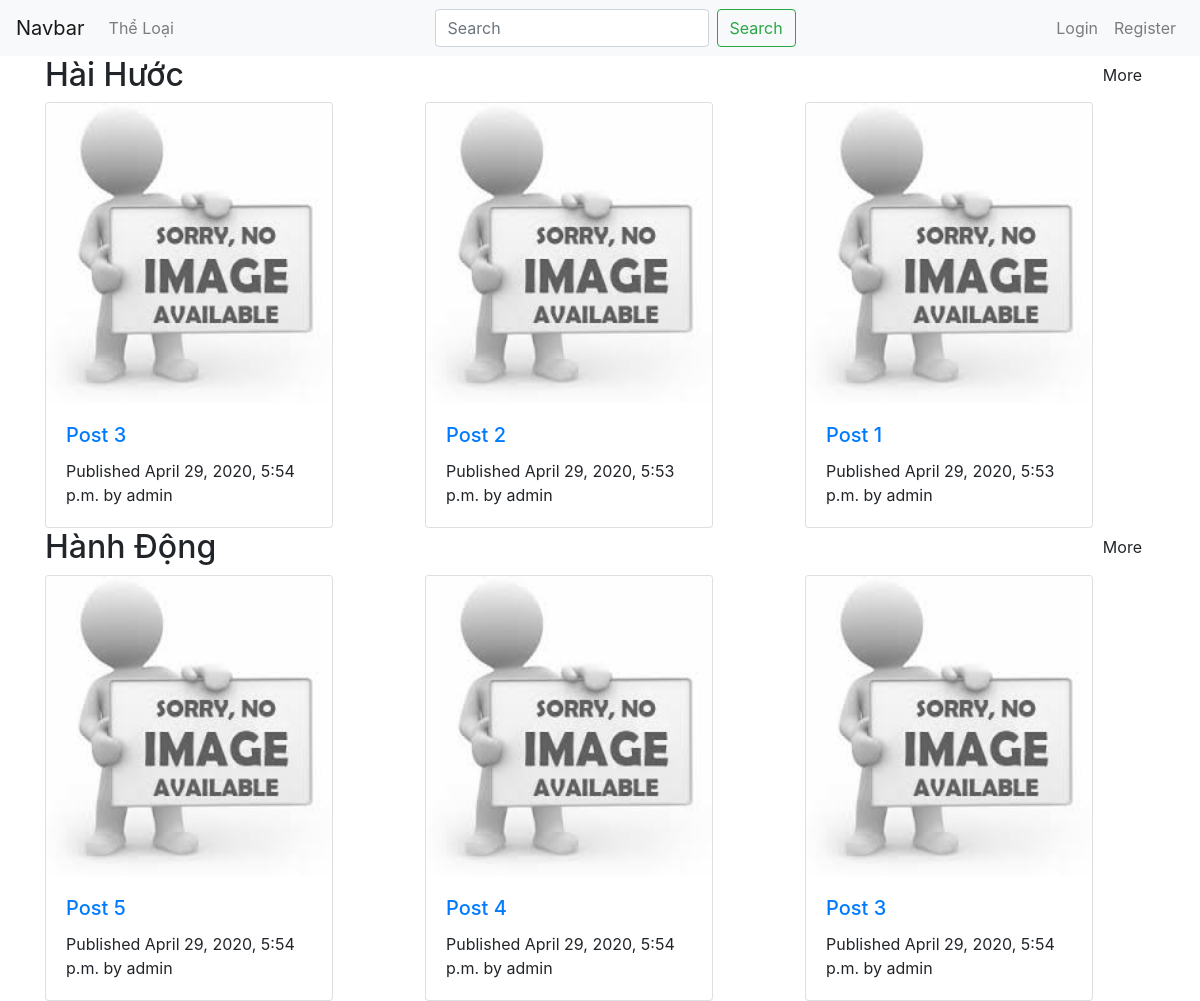
The page /genres/ on the database its author committed.
### blog/models.py (models this page shows, shortened)
class Genre(models.Model):
    name = models.CharField(max_length=250)
    posts = models.ManyToManyField(Post)
    class Meta:
        ordering = ('-id',)
        verbose_name_plural = "genres"

class Post(models.Model):
    title = models.CharField(max_length=250)
    user = models.ForeignKey(User,
                               on_delete=models.CASCADE,
                               related_name='blog_posts')
    body = models.TextField()
    publish = models.DateTimeField(default=timezone.now)
    created = models.DateTimeField(auto_now_add=True)
    updated = models.DateTimeField(auto_now=True)
    status = models.CharField(max_length=10,
                              choices=STATUS_CHOICES,
                              default='draft')
    objects = models.Manager() # The default manager.
    published = PublishedManager() # Our custom manager.
    image_cover = models.ImageField(upload_to="cover_img", default="images/None/no-img.jpg", blank=True)
    class Meta:
        ordering = ('-id',)
    def get_absolute_url(self):
        return reverse('blog:post_detail',
                       args=[self.id])

### blog/views.py (the view)
# urls.py: path('genres/', views.genre_list, name='genre_list'),
def genre_list(request):
    genres = Genre.objects.all()
    return render(request,
                  'blog/genre_list.html',
                  {
                   'genres': genres})

### blog/templates/blog/genre_list.html
{% extends "base.html" %} {% block title %}My Blog{% endblock %} {% block content %} {% for genre in genres %}
<div>
    <a class="btn float-right btn-more">More</a>
    <h2>{{ genre.name }}</h2>
</div>
<div class="row">
    {% for post in genre.posts.all|slice:"0:3" %}
    <div class="col-md-4">
        <div class="card" style="width: 18rem;">
            <a href="{{ post.get_absolute_url }}">
                <img class="card-img-top" width="350" height="300" src="{{ post.image_cover.url }}" alt="Card image cap">
            </a>
            <div class="card-body">
                <a href="{{ post.get_absolute_url }}">
                    <h5 class="card-title"> {{ post.title }}</h5>
                </a>
                <p class="card-text date">Published {{ post.publish }} by {{ post.user }}</p>
            </div>
        </div>
    </div>
    {% endfor %}
</div>
{% endfor %} {% endblock %}

### blog/templates/base.html (shortened to what this page needs)
{% load static %}
<!DOCTYPE html>
<html>
<head>
  <link rel="stylesheet" href="https://maxcdn.bootstrapcdn.com/bootstrap/4.0.0/css/bootstrap.min.css">
  <link rel="stylesheet" href="../static/css/slick-theme.css">
  <link rel="stylesheet" href="../static/css/slick.css">
</head>
<body>
  {% include "navbar.html" %}
  <div id="content">
    <div class="container">
      {% block content %}
      {% endblock %}
    </div>
  </div>
</body>
</html>

### blog/templates/navbar.html (shortened to what this page needs)
<nav class="navbar navbar-expand-lg navbar-light bg-light">
    <a class="navbar-brand" href="/">Navbar</a>
    <div class="collapse navbar-collapse" id="navbarSupportedContent">
      <ul class="navbar-nav mr-auto">
        <form action="blog:genre_list">
          <li class="nav-item">
            <a class="nav-link" href="{% url 'blog:genre_list' %}">Thể Loại</a>
          </li>
        </form>
      </ul>
      <form class="form-inline my-2 my-lg-0">
        <input class="form-control mr-sm-2" type="search" placeholder="Search" aria-label="Search">
        <button class="btn btn-outline-success my-2 my-sm-0" type="submit">Search</button>
      </form>
      <div class="navbar-nav ml-auto">
        {% if request.user.is_authenticated %}
        <li class="nav-item dropdown">
          <a class="nav-link dropdown-toggle" href="" id="navbarDropdown" role="button" data-toggle="dropdown" aria-haspopup="true" aria-expanded="false">
            {% if request.user.profile.image %}
              <img class="rounded-circle account-img" src="{{ request.user.profile.image.url }}" width="30px" height="30px">
            {% else %}
              <img src="../../media/images/None/default.jpg">
            {% endif %}
            <span>{{ request.user|capfirst }}</span>
          </a>
          <div class="dropdown-menu" aria-labelledby="navbarDropdown">
              <a class="navbar-item nav-link" href="{% url 'profile' %}">Profile</a>
              <a class="navbar-item nav-link" href="{% url 'logout' %}">Logout</a>
            {% else %}
              <a class="navbar-item nav-link" href="{% url 'login' %}">Login</a>
              <a class="navbar-item nav-link" href="{% url 'register' %}">Register</a>
            {% endif %}
          </div>
      </div>
  </nav>

### blog/templates/base.html (style rules this page uses)
html, body { margin: 0; padding: 0; }
* { box-sizing: border-box; }

### rows shown on the page
Genre: name "Hài Hước"
Post: image_cover (placeholder picture), title "Post 3", publish "April 29, 2020, 5:54 p.m.", user "admin"
Post: image_cover (placeholder picture), title "Post 2", publish "April 29, 2020, 5:53 p.m.", user "admin"
Post: image_cover (placeholder picture), title "Post 1", publish "April 29, 2020, 5:53 p.m.", user "admin"
Genre: name "Hành Động"
Post: image_cover (placeholder picture), title "Post 5", publish "April 29, 2020, 5:54 p.m.", user "admin"
Post: image_cover (placeholder picture), title "Post 4", publish "April 29, 2020, 5:54 p.m.", user "admin"
